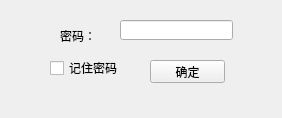
<?xml version="1.0" encoding="UTF-8"?>
<ui version="4.0">
 <class>Login</class>
 <widget class="QWidget" name="Login">
  <property name="geometry">
   <rect>
    <x>0</x>
    <y>0</y>
    <width>282</width>
    <height>118</height>
   </rect>
  </property>
  <property name="windowTitle">
   <string>[Login]</string>
  </property>
  <widget class="QLabel" name="label">
   <property name="geometry">
    <rect>
     <x>60</x>
     <y>30</y>
     <width>54</width>
     <height>12</height>
    </rect>
   </property>
   <property name="text">
    <string>密码：</string>
   </property>
  </widget>
  <widget class="QPushButton" name="pushButton">
   <property name="geometry">
    <rect>
     <x>150</x>
     <y>60</y>
     <width>75</width>
     <height>23</height>
    </rect>
   </property>
   <property name="text">
    <string>确定</string>
   </property>
  </widget>
  <widget class="QCheckBox" name="checkBox">
   <property name="geometry">
    <rect>
     <x>50</x>
     <y>60</y>
     <width>71</width>
     <height>16</height>
    </rect>
   </property>
   <property name="text">
    <string>记住密码</string>
   </property>
  </widget>
  <widget class="QLineEdit" name="lineEdit">
   <property name="geometry">
    <rect>
     <x>120</x>
     <y>20</y>
     <width>113</width>
     <height>20</height>
    </rect>
   </property>
  </widget>
 </widget>
 <resources/>
 <connections/>
</ui>
